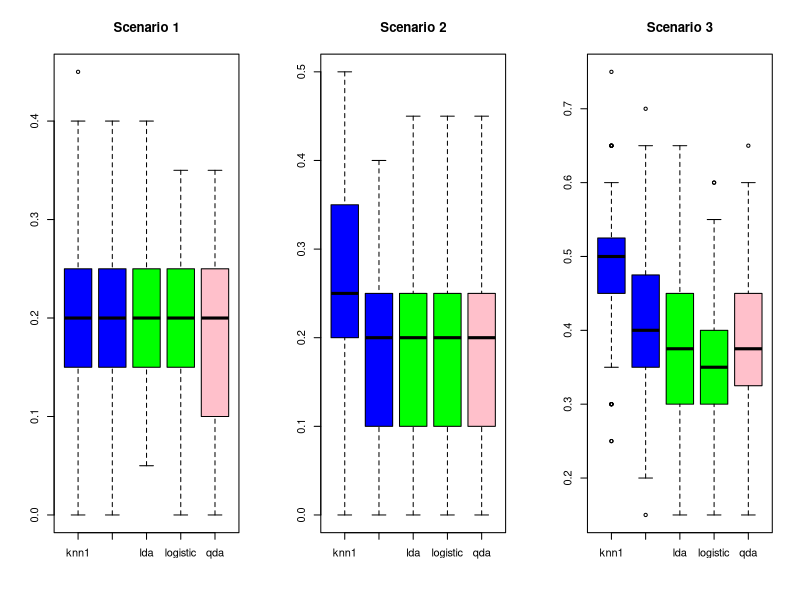
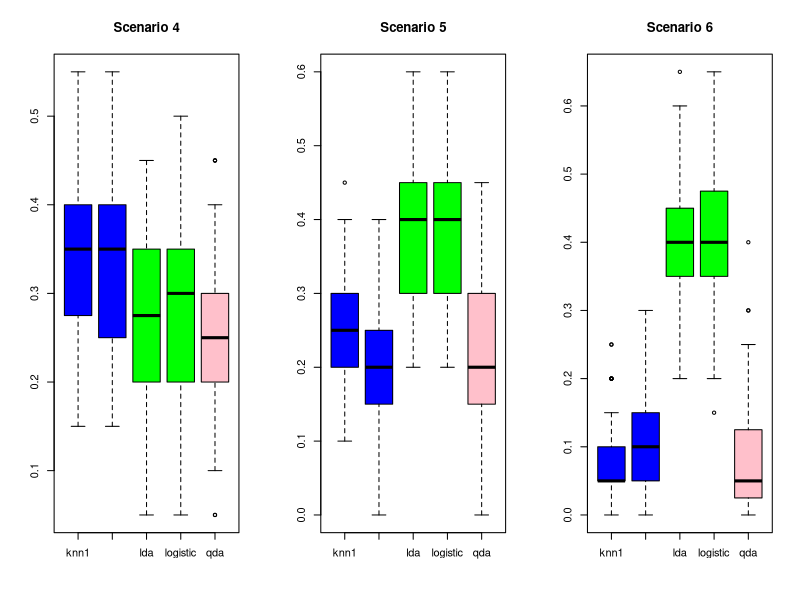

Here is the R script that generated these plots, in order:
## ---- chunk 1
library(mvtnorm)
library(class)
library(MASS)
library(caret)
## ---- chunk 2
set.seed(123)
train_idx <- sample(nrow(iris), 90)
train_set <- iris[train_idx, ]
test_set <- iris[-train_idx, ]
## ---- chunk 3
edist <- function(x, y) {
  sqrt(sum((x-y)^2))
}
## ---- chunk 4
my_knn <- function(X_train, X_test, Y_train, k) {
  # Arguments:
  #   X_train: an ntrain x p predictor matrix
  #   X_test: an ntest x p predictor matrix
  #   Y_train: the response vector for the training set
  #   k: the number of neighbors
  #
  # Returns:
  #   a factor of vector containking the k-nn predictions 
  labels <- levels(Y_train)
  Y_test <- factor(NULL,levels=labels)
  for (i in 1:nrow(X_test)) {
    distances <- apply(X_train, 1, function(x) edist(X_test[i,], x)) + rnorm(nrow(X_train), 0, 0.1^6)
    nns <- Y_train[order(distances)[1:k]]
    #print(distances[order(distances)[1:5]])
    Y_test[i] <- labels[which.max(table(nns) + rnorm(length(labels), 0, 0.1^6))]
  }
  Y_test
}
## ---- chunk 5
my_knn_pred <- my_knn(train_set[,-5], test_set[,-5], train_set$Species, k=1)
knn_pred <- knn(train_set[,-5], test_set[,-5], train_set$Species, k=1)
table(my_knn_pred == knn_pred)
## ---- chunk 6
set.seed(100)
find_k_CV <- function(X_train, Y_train, k=1:10, nfold=10) {
  folds <- caret::createFolds(1:length(Y_train), k=nfold)
  avg_cv <- numeric(length(k))
  for (i in 1:length(k)) {
    accuracys <- numeric()
    for (fold in 1:nfold) {
      train.features = X_train[-folds[[fold]],]
      train.labels = Y_train[-folds[[fold]]]
      
      test.features = X_train[folds[[fold]],]
      test.labels = Y_train[folds[[fold]]]
      
      accuracys[fold] <- mean(knn(train.features, test.features, train.labels, k=k[i]) == test.labels)
    }
    #print(round(accuracys,2))
    avg_cv[i] <- mean(accuracys)
  }
  # adding random noise if the avg cv are too close
  avg_cv <- avg_cv + rnorm(length(k), 0, 0.1^6)
  k[which.max(avg_cv)]
}
## ---- chunk 7
find_k_CV(train_set[,-5], train_set[,5], k=1:10)
## ---- chunk 8
set.seed(100)
expit <- function(x) {
  exp(x) / (1 + exp(x))
}

gen_datasets <- function() {
  id <- diag(c(1, 1))
  df1 <- data.frame(y=factor(rep(c(0,1), each=50)),
                    rbind(rmvnorm(50, mean=c(0,0), sigma = id), 
                          rmvnorm(50, mean=c(1,1), sigma = id))
                    )
  
  
  covmat <- matrix(c(1, -0.5, -0.5, 1), nrow=2)
  df2 <- data.frame(y=factor(rep(c(0, 1), each=50)),
                    rbind(rmvnorm(50, mean=c(0, 0), sigma=covmat),
                          rmvnorm(50, mean=c(1, 1), sigma=covmat)
                    )
                    )
  
  
  mu <- c(0, 0); sigma <- matrix(c(1, 1/2, 1/2, 1), 2); nu <- 4
  n <- 50 #number of draws
  x_first <- t(t(mvrnorm(n, rep(0, length(mu)), sigma) * sqrt(nu / rchisq(n, nu))) + mu)
  mu <- c(1, 1); sigma <- matrix(c(1, 1/2, 1/2, 1), 2); nu <- 4
  n <- 50
  x_second <- t(t(mvrnorm(n, rep(0, length(mu)), sigma) * sqrt(nu / rchisq(n, nu))) + mu)
  df3 <- data.frame(y=factor(rep(c(0, 1), each=50)), rbind(x_first, x_second))
  
  
  covmat2 <- matrix(c(1, 0.5, 0.5, 1), nrow=2)
  df4 <- data.frame(y=factor(rep(c(0, 1), each=50)),
                    rbind(rmvnorm(50, mean=c(0,0), sigma = covmat2),
                          rmvnorm(50, mean=c(1,1), sigma = covmat))
  )
  
  
  x <- matrix(rnorm(200), ncol=2)
  df5_temp <- data.frame(x^2, x[,1] * x[,2])
  
  
  beta <- c(0, 2, -1, -2)
  y <- apply(df5_temp, 1, function(row) {
    p <- expit(sum(c(1, row) * beta))
    sample(x=c(0,1), size=1, prob=c(1-p, p))
  })
  df5 <- data.frame(y=factor(y), x)
  
  
  x <- matrix(rnorm(200), ncol=2)
  y <- 1 * (x[,1]^2 + x[,2]^2 > qchisq(p=0.5, df=2))
  df6  <- data.frame(y=factor(y), x)
  
  list(df1, df2, df3, df4, df5, df6)
  
}
## ---- chunk 9
dfs <- gen_datasets()

dfs[[1]]
## ---- chunk 10
set.seed(123)
n <- nrow(dfs[[1]])
train.idx <- sample(1:n, 0.8*n)
#train.features <- iris[train.idx,-5]
#train.labels <- iris[trian.idx, 5]
#test.feature <- iris[-train.idx,-5]
#train.labels <- iris[-trian.idx, 5]
train_set <- dfs[[2]][train.idx, ]
test_set <- dfs[[2]][-train.idx, ]

log.mod <- glm(y~., family = binomial, data = train_set)
mean(ifelse(predict(log.mod, newdata = test_set[,-1], type = "response") > 0.5, 1, 0) == test_set[,1])

lda.mod <- lda(y~., data=train_set)
mean(predict(lda.mod, newdata = test_set[,-1])$class == test_set[,1])

qda.mod <- qda(y~., data=train_set)
mean(predict(qda.mod, newdata = test_set[,-1])$class == test_set[,1])

knn1 <- knn(train_set[,-1], test_set[,-1], train_set$y, k=1)
mean(knn1 == test_set[,1])

knnCV <- knn(train_set[,-1], test_set[,-1], train_set$y, k=find_k_CV(train_set[,-1], train_set[,1]))
mean(knnCV == test_set[,1])

## ---- chunk 11
set.seed(123)
performance_all <- array(rep(-1, 5*6*100), dim=c(5, 6, 100))
for (i in 1:100) {
  performance_iter <- matrix(rep(0, 5*6), nrow=5)
  for(df.index in 1:6) {
    n <- nrow(dfs[[df.index]])
    train.idx <- sample(1:n, 0.8*n)
    train_set <- dfs[[df.index]][train.idx, ]
    test_set <- dfs[[df.index]][-train.idx, ]

    log.mod <- glm(y~., family = binomial, data = train_set)
    performance_iter[4, df.index] = 
      mean(ifelse(predict(log.mod, newdata = test_set[,-1], type = "response") > 0.5, 1, 0) != test_set[,1])

    lda.mod <- lda(y~., data=train_set)
    performance_iter[3, df.index] = 
      mean(predict(lda.mod, newdata = test_set[,-1])$class != test_set[,1])

    qda.mod <- qda(y~., data=train_set)
    performance_iter[5, df.index] = 
      mean(predict(qda.mod, newdata = test_set[,-1])$class != test_set[,1])

    knn1 <- knn(train_set[,-1], test_set[,-1], train_set$y, k=1)
    performance_iter[1, df.index] = 
      mean(knn1 != test_set[,1])

    knnCV <- knn(train_set[,-1], test_set[,-1], train_set$y, k=find_k_CV(train_set[,-1], train_set[,1]))
    performance_iter[2, df.index] = mean(knnCV != test_set[,1])
  }
  
  performance_all[,,i] <- performance_iter
}
## ---- chunk 12
par(mfrow=c(1, 3))
for(i in 1:6) {
  df <- data.frame(t(performance_all[,i,]))
  colnames(df) <- c("knn1", "knn-cv", "lda", "logistic", "qda")
  boxplot(df, main=paste("Scenario", i), col = c("blue", "blue", "green", "green", "pink"))
}
